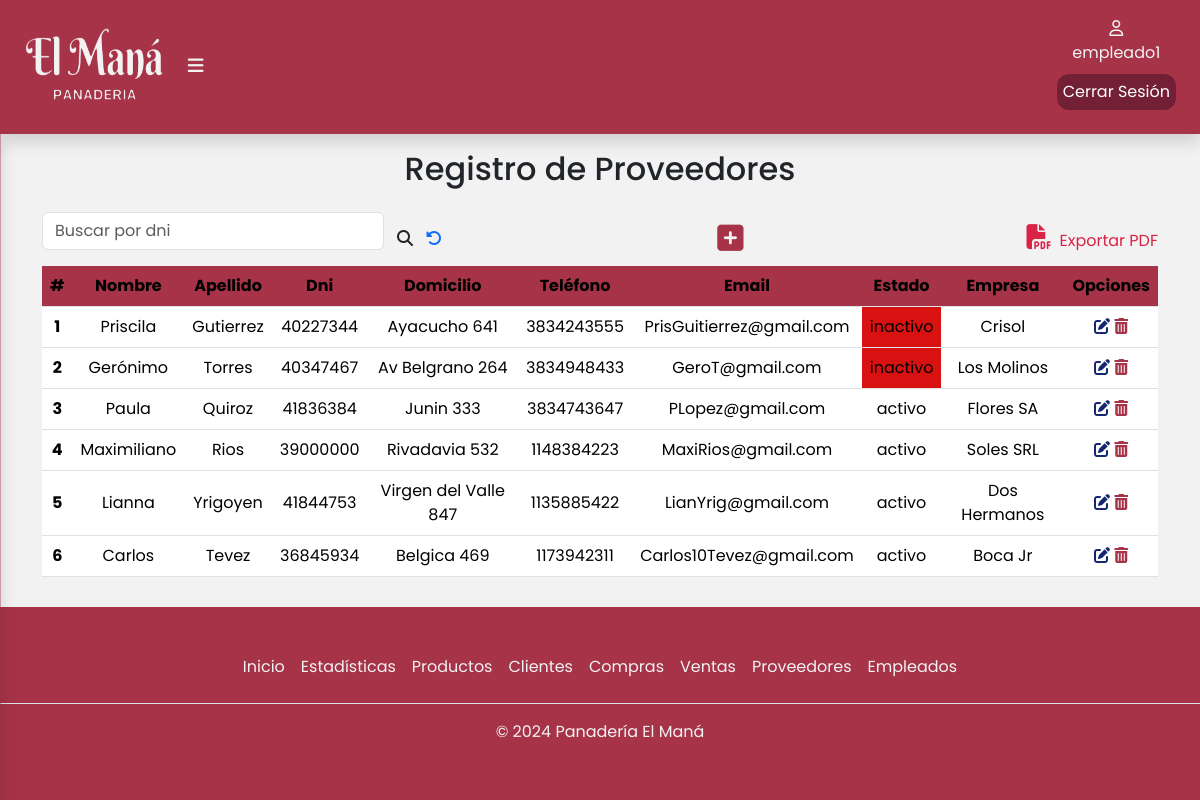
The app's page /proveedores/ (signed in), older data.
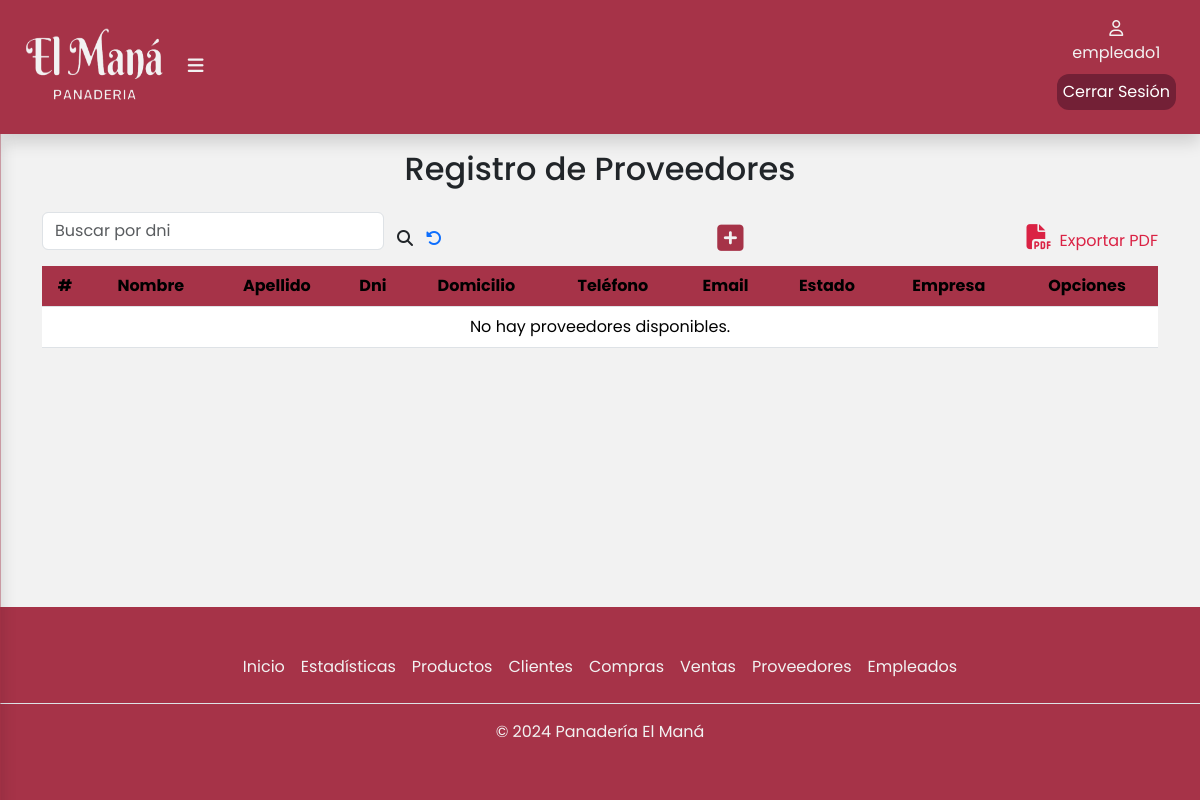
The same page, newer data.
### apps/pedidos/models.py (models this page shows, shortened)
class Proveedor(Persona):
    ESTADO = [
        ('activo', 'Activo'),
        ('inactivo', 'Inactivo'),
    ]
    dni  = models.CharField(max_length=8,blank=False,null=False)
    estado = models.CharField(max_length=10, choices=ESTADO,blank=False, null=False)
    empresa = models.CharField(max_length=50,blank=False,null=False)

### apps/pedidos/views.py (the view)
# urls.py: path('proveedores/',views.proveedores,name='proveedores'),
@login_required
def proveedores(request):
    proveedores = Proveedor.objects.all()
    form = FormularioProveedor()
    mostrar_boton = True # Por defecto, mostramos el botón
    if request.method == 'POST':  # Si el formulario fue enviado
        form = FormularioProveedor(request.POST)
        if form.is_valid():
            form.save()  # Guarda el nuevo proveedor en la base de datos
            return redirect('/proveedores') # Redirige a la misma página para actualizar la lista de proveedores
    if request.path == '/proveedores/buscar/':
        mostrar_boton = False
    return render(request, 'proveedor/proveedores.html', {'proveedores': proveedores, 'form': form,'mostrar_boton': mostrar_boton})

### apps/pedidos/templates/proveedor/proveedores.html (shortened to what this page needs)
{%extends 'base/base.html'%}
{% load static %}
{% block contenido %}
<div class="container" id="container-tabla">
    <div class="col-12">
        <h2 class="text-center pb-3">Registro de Proveedores</h2>
        <div class="busqueda d-flex">
            <form class="d-flex align-items-center justify-content-center" role="search" method="POST" action="{% url 'pedidos:buscarProveedor' %}">
                <input
                    class="form-control mb-3"
                    type="search"
                    placeholder="Buscar por dni"
                    aria-label="buscar"
                    name="busqueda"
                    value="{{ busqueda|default:'' }}"
                />
                <button class="btn" type="submit">
                    <i class="fa-solid fa-magnifying-glass" style="font-size: 16px" title="Buscar"></i>
                </button>
                <a href="/proveedores"><i class="fa-solid fa-rotate-left" title="Recargar página"></i></a>
            </form>
            {% if mostrar_boton %}
            <div class="btn-modal">
                <button
                    type="button"
                    class="btn"
                    data-bs-toggle="modal"
                    data-bs-target="#exampleModal"
                >
                    <i
                        class="fa-solid fa-square-plus"
                        title="Agregar Proveedor"
                        style="font-size: 30px"
                    >
                    </i>
                </button>
            </div>
            {% endif %}
            <a class="expPdf" href="{% url 'pedidos:generarPDF' %}"
            ><i class="fa-solid fa-file-pdf px-2" style="font-size: 25px"></i
            >Exportar PDF</a>
        </div>
        <div class="table-responsive">
            <table class="table">
                <thead class="bg-table">
                    <tr>
                        <th scope="col">#</th>
                        <th scope="col">Nombre</th>
                        <th scope="col">Apellido</th>
                        <th scope="col">Dni</th>
                        <th scope="col">Domicilio</th>
                        <th scope="col">Teléfono</th>
                        <th scope="col">Email</th>
                        <th scope="col">Estado</th>
                        <th scope="col">Empresa</th>
                        <th scope="col">Opciones</th>
                    </tr>
                </thead>
                <tbody>
                    {% for proveedor in proveedores %}
                    <tr>
                        <th scope="row">{{ forloop.counter }}</th>
                        <td>{{ proveedor.nombre }}</td>
                        <td>{{ proveedor.apellido }}</td>
                        <td>{{ proveedor.dni }}</td>
                        <td>{{ proveedor.direccion }}</td>
                        <td>{{ proveedor.telefono }}</td>
                        <td>{{ proveedor.mail }}</td>
                        {% if proveedor.estado == 'inactivo' %}
                        <td style="background-color: #d81111;">{{ proveedor.estado }}</td>
                        {% else %}
                        <td>{{ proveedor.estado }}</td>
                        {% endif %}
                        <td>{{ proveedor.empresa }}</td>
                        <td>
                            <a href="editar/{{proveedor.id}}"><i class="fa-solid fa-pen-to-square" title="Editar"></i></a>
                            <a href="eliminar/{{proveedor.id}}"><i class="fa-solid fa-trash-can" title="Eliminar"></i></a>
                        </td>
                    </tr>
                    {% empty %}
                    <tr>
                        <td colspan="10">No hay proveedores disponibles.</td>
                    </tr>
                    {% endfor %}
                </tbody>
            </table>
        </div>
    </div>
</div>
{% endblock %}

Row changes from the older to the newer data that the page shows:
removed Proveedor: nombre "Priscila", apellido "Gutierrez", dni "40227344", direccion "Ayacucho 641", telefono "3834243555", mail "PrisGuitierrez@gmail.com", estado "inactivo", empresa "Crisol"
removed Proveedor: nombre "Gerónimo", apellido "Torres", dni "40347467", direccion "Av Belgrano 264", telefono "3834948433", mail "GeroT@gmail.com", estado "inactivo", empresa "Los Molinos"
removed Proveedor: nombre "Paula", apellido "Quiroz", dni "41836384", direccion "Junin 333", telefono "3834743647", mail "PLopez@gmail.com", estado "activo", empresa "Flores SA"
removed Proveedor: nombre "Maximiliano", apellido "Rios", dni "39000000", direccion "Rivadavia 532", telefono "1148384223", mail "MaxiRios@gmail.com", estado "activo", empresa "Soles SRL"
removed Proveedor: nombre "Lianna", apellido "Yrigoyen", dni "41844753", direccion "Virgen del Valle 847", telefono "1135885422", mail "LianYrig@gmail.com", estado "activo", empresa "Dos Hermanos"
removed Proveedor: nombre "Carlos", apellido "Tevez", dni "36845934", direccion "Belgica 469", telefono "1173942311", mail "Carlos10Tevez@gmail.com", estado "activo", empresa "Boca Jr"
Text that changed along with them:
text now shown: "No hay proveedores disponibles."
